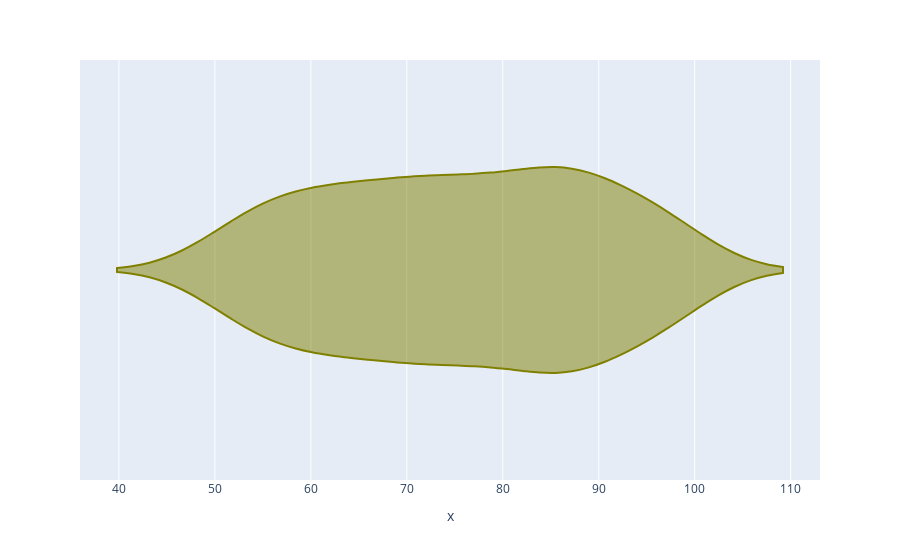

Here is the notebook cell this chart was saved with:
### Markdown cell above
## Q2.  Using the Student Grades, create a violin plot to display the distribution of scores across different grade categories.   
np.random.seed(15)  
data = {  
'Grade' : np.random.choice(['A','B','C','D','E'],200),   

'Score' : np.random.randint(50,100,200)  
}  
df=pd.DataFrame(data)  
1. using the sales data, generate a heatmap to visulaize the variation in sales across different months and days.   
np.random.seed(20)  
data = {  
'Month':np.random.choice(['Jan','Feb','Mar','Apr','May'],100),  
'Day':np.random.choice(range(1,31),100),  
'Sales':np.random.randint(1000,5000,100)  
}  
df=pd.
DataFrame(data)

### Code cell
import numpy as np
import pandas as pd
import plotly.express as px
np.random.seed(15)
data = {
'Grade' : np.random.choice(['A','B','C','D','E'],200),

'Score' : np.random.randint(50,100,200)
}
df=pd.DataFrame(data)
fig=px.violin(df.Grade,df.Score,color_discrete_sequence=["olive"])
fig.show()

### Figure 1 — Plotly figure (JSON) as saved in the notebook; plotly's stock layout.template omitted (floating-point values rounded to 4 significant figures; data arrays with more than 128 entries replaced by an {"elided": "..."} marker saying what was removed)
{"data": [{"alignmentgroup": "True", "box": {"visible": false}, "hovertemplate": "x=%{x}<extra></extra>", "legendgroup": "", "marker": {"color": "olive"}, "name": "", "offsetgroup": "", "orientation": "h", "scalegroup": "True", "showlegend": false, "type": "violin", "x": {"elided": "200 int values"}, "x0": " ", "xaxis": "x", "y0": " ", "yaxis": "y"}], "layout": {"autosize": true, "legend": {"tracegroupgap": 0}, "margin": {"t": 60}, "violinmode": "group", "xaxis": {"anchor": "y", "autorange": true, "domain": [0, 1], "range": [35.95, 113.1], "title": {"text": "x"}, "type": "linear"}, "yaxis": {"anchor": "x", "autorange": true, "domain": [0, 1], "range": [-0.5, 0.5], "type": "category"}}}
